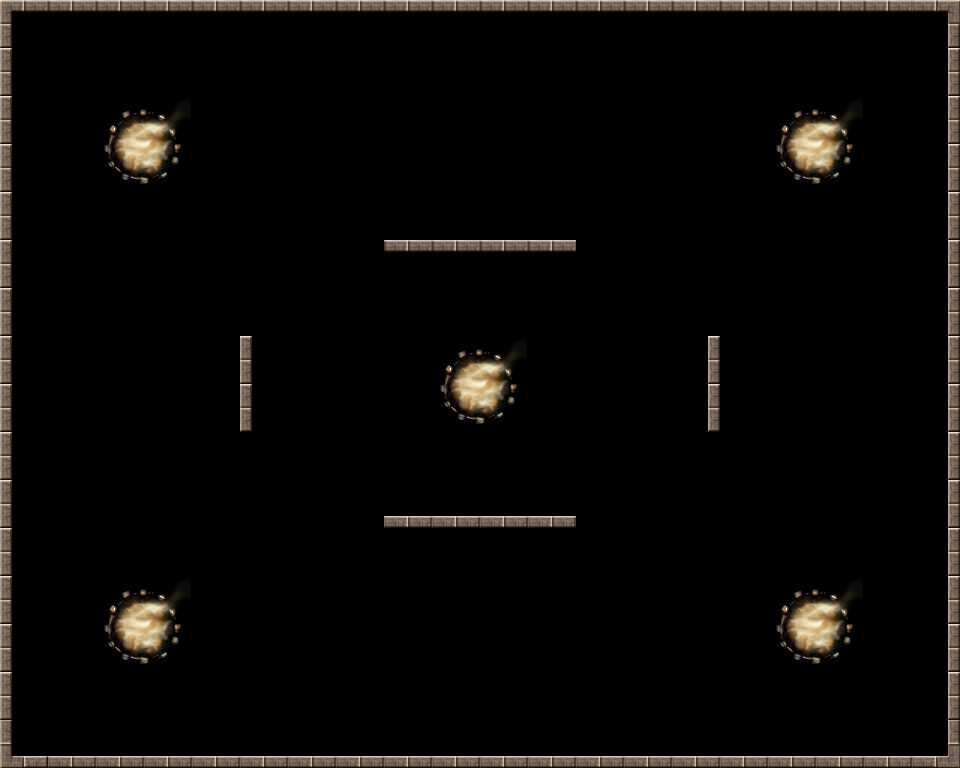

Rendered tile map (Tiled .tmx) drawn with the repository's tilesets; below, a short description and the map source with its tile grids summarised:
An orthogonal 20x16 tile map with 48x48 px tiles, 1 tile layer (Walls), 2 hidden layers not drawn and 43 objects (33x rect, 10x polygon).

<map version="1.0" orientation="orthogonal" width="20" height="16" tilewidth="48" tileheight="48">
 <tileset firstgid="1" name="street_tileset_mod" tilewidth="48" tileheight="48">
  <image source="Resources/maps/street_tileset_mod.png" width="672" height="480" />
 </tileset>
 <layer name="Terrain" width="20" height="16" visible="0">
  <data>[320 cells, 320 non-empty, 1 distinct tile ids]</data>
 </layer>
 <layer name="Terrain2" width="20" height="16" visible="0">
  <data>[320 cells, 60 non-empty, 9 distinct tile ids]</data>
 </layer>
 <layer name="Walls" width="20" height="16">
  <data>[320 cells, 100 non-empty, 12 distinct tile ids]</data>
 </layer>
 <objectgroup name="WallsForPlayer" width="20" height="16" visible="0">
  <object name="wall" type="rect" x="358" y="224" width="237" height="46" />
  <object name="wall" type="rect" x="227" y="321" width="42" height="130" />
  <object name="wall" type="rect" x="365" y="499" width="231" height="45" />
  <object name="wall" type="rect" x="689" y="316" width="47" height="132" />
  <object name="wall" type="rect" x="2" y="2" width="956" height="26" />
  <object name="wall" type="rect" x="929" y="5" width="29" height="762" />
  <object name="wall" type="rect" x="3" y="736" width="951" height="29" />
  <object name="wall" type="rect" x="3" y="5" width="26" height="759" />
  <object name="wall" type="polygon" x="818" y="94">
   <polygon points="0,0 26,9 42,26 49,51 42,79 22,96 0,103 -29,95 -47,73 -53,52 -45,26 -30,9" />
  </object>
  <object name="wall" type="polygon" x="481" y="333">
   <polygon points="0,0 26,9 42,26 49,51 42,79 22,96 0,103 -29,95 -47,73 -53,52 -45,26 -30,9" />
  </object>
  <object name="wall" type="polygon" x="145" y="575">
   <polygon points="0,0 26,9 42,26 49,51 42,79 22,96 0,103 -29,95 -47,73 -53,52 -45,26 -30,9" />
  </object>
  <object name="wall" type="polygon" x="145" y="94">
   <polygon points="0,0 26,9 42,26 49,51 42,79 22,96 0,103 -29,95 -47,73 -53,52 -45,26 -30,9" />
  </object>
  <object name="wall" type="polygon" x="817" y="574">
   <polygon points="0,0 26,9 42,26 49,51 42,79 22,96 0,103 -29,95 -47,73 -53,52 -45,26 -30,9" />
  </object>
 </objectgroup>
 <objectgroup name="WallForRockets" width="20" height="16" visible="0">
  <object name="wrocket" type="rect" x="3" y="2" width="955" height="15" />
  <object name="wrocket" type="rect" x="943" y="4" width="17" height="762" />
  <object name="wrocket" type="rect" x="2" y="748" width="957" height="18" />
  <object name="wrocket" type="rect" x="3" y="4" width="16" height="760" />
  <object name="wrocket" type="rect" x="235" y="332" width="23" height="104" />
  <object name="wrocket" type="rect" x="377" y="508" width="204" height="25" />
  <object name="wrocket" type="rect" x="701" y="331" width="24" height="106" />
  <object name="wrocket" type="rect" x="379" y="233" width="202" height="26" />
  <object name="wrocket" type="polygon" x="145" y="106">
   <polygon points="0,0 19,7 32,26 36,42 33,57 19,72 0,79 -21,74 -36,60 -41,44 -36,22 -21,5" />
  </object>
  <object name="wrocket" type="polygon" x="818" y="106">
   <polygon points="0,0 19,7 32,26 36,42 33,57 19,72 0,79 -21,74 -36,60 -41,44 -36,22 -21,5" />
  </object>
  <object name="wrocket" type="polygon" x="482" y="347">
   <polygon points="0,0 19,7 32,26 36,42 33,57 19,72 0,79 -21,74 -36,60 -41,44 -36,22 -21,5" />
  </object>
  <object name="wrocket" type="polygon" x="145" y="586">
   <polygon points="0,0 19,7 32,26 36,42 33,57 19,72 0,79 -21,74 -36,60 -41,44 -36,22 -21,5" />
  </object>
  <object name="wrocket" type="polygon" x="817" y="587">
   <polygon points="0,0 19,7 32,26 36,42 33,57 19,72 0,79 -21,74 -36,60 -41,44 -36,22 -21,5" />
  </object>
 </objectgroup>
 <objectgroup name="SpawnPositions" width="20" height="16" visible="0">
  <object name="spawn" type="rect" x="866" y="243" width="1" height="1" />
  <object name="spawn" type="rect" x="865" y="531" width="1" height="1" />
  <object name="spawn" type="rect" x="98" y="531" width="0" height="1" />
  <object name="spawn" type="rect" x="97" y="243" width="0" height="1" />
 </objectgroup>
 <objectgroup name="WallForBots" width="20" height="16" visible="0">
  <object name="wbots" type="rect" x="351" y="211" width="253" height="69" />
  <object name="wbots" type="rect" x="683" y="303" width="61" height="155" />
  <object name="wbots" type="rect" x="358" y="489" width="248" height="67" />
  <object name="wbots" type="rect" x="216" y="309" width="62" height="149" />
  <object name="wbots" type="rect" x="88" y="85" width="112" height="116" />
  <object name="wbots" type="rect" x="758" y="87" width="118" height="117" />
  <object name="wbots" type="rect" x="754" y="561" width="122" height="122" />
  <object name="wbots" type="rect" x="80" y="558" width="126" height="128" />
  <object name="wbots" type="rect" x="5" y="5" width="952" height="32" />
  <object name="wbots" type="rect" x="924" y="7" width="35" height="760" />
  <object name="wbots" type="rect" x="2" y="723" width="954" height="40" />
  <object name="wbots" type="rect" x="3" y="3" width="36" height="758" />
  <object name="wbots" type="rect" x="419" y="328" width="122" height="114" />
 </objectgroup>
</map>
